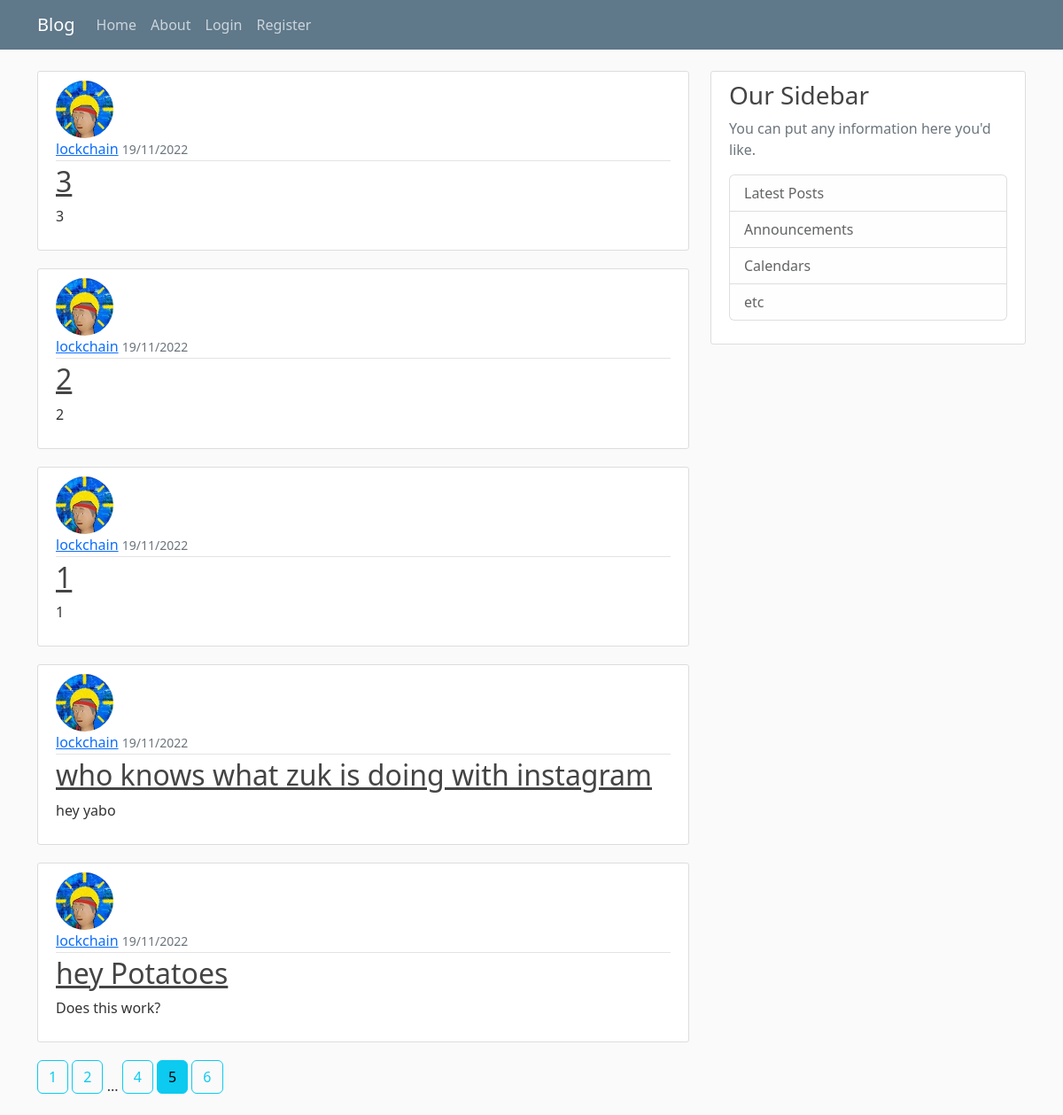
/home?page=5, run on the app's committed database.
### webapp/db_models.py (models this page shows, shortened)
class Post(db.Model):
    id = db.Column(db.Integer, primary_key=True)
    title = db.Column(db.String(100), nullable=False)
    date_posted = db.Column(db.DateTime, nullable=False, default=datetime.datetime.utcnow)
    content = db.Column(db.Text, nullable=False)
    user_id = db.Column(db.Integer, db.ForeignKey('user.id'), nullable=False)

class User(db.Model, UserMixin):
    id = db.Column(db.Integer, primary_key=True)
    username = db.Column(db.String(20), unique=True, nullable=False)
    email = db.Column(db.String(120), unique=True, nullable=False)
    image_file = db.Column(db.String(20), nullable=False, default='default_user.svg')
    password = db.Column(db.String(60), nullable=False)
    posts = db.relationship('Post', backref='author', lazy=True)

### webapp/main/routes.py (the view)
@main.route("/")
@main.route("/home")
def home():
    page = request.args.get('page', 1, type=int)
    posts = Post.query.order_by(Post.date_posted.desc()).paginate(page=page, per_page=5)
    return render_template('index.html', posts=posts)

### webapp/templates/index.html (shortened to what this page needs)
{% extends 'base.html' %}
{% block content %}
    {% for post in posts.items %}
    <article class="media content-section">
        <img src="{{ url_for('static', filename='images/' + post.author.image_file) }}" class="rounded-circle article-img">
      <div class="media-body">
        <div class="article-metadata">
          <a class="mr-2" href="{{ url_for('users.user_post', username=post.author.username) }}">{{ post.author.username }}</a>
          <small class="text-muted">{{ post.date_posted.strftime("%d/%m/%Y") }}</small>
        </div>
        <h2><a class="article-title" href="{{ url_for('posts.post', post_id=post.id) }}">{{ post.title }}</a></h2>
        <p class="article-content">{{ post.content }}</p>
      </div>
    </article>
 {% endfor %}
    {% for page_num in posts.iter_pages(left_edge=2, right_edge=2, left_current=1, right_current=2) %}
    {% if page_num %}
    {% if posts.page == page_num %}
        <a class="btn btn-info mb-4" href="{{ url_for('main.home', page=page_num) }}">{{ page_num }}</a>
    {% else %}
        <a class="btn btn-outline-info mb-4" href="{{ url_for('main.home', page=page_num) }}">{{ page_num }}</a>
    {% endif %}
    {% else %}
        ...
    {% endif %}
    {% endfor %}
{% endblock %}

### webapp/static/main.css (style rules this page uses)
body { background: #fafafa; color: #333333; margin-top: 5rem; }
h1, h2, h3, h4, h5, h6 { color: #444444; }
.content-section { background: #ffffff; padding: 10px 20px; border: 1px solid #dddddd; border-radius: 3px; margin-bottom: 20px; }
.article-title { color: #444444; }
.article-content { white-space: pre-line; }
.article-img { height: 65px; width: 65px; margin-right: 16px; }
.article-metadata { padding-bottom: 1px; margin-bottom: 4px; border-bottom: 1px solid #e3e3e3 }

### data on the page
Post: image_file (picture), author.username "lockchain", date_posted "19/11/2022", title "3", content "3"
Post: image_file (picture), author.username "lockchain", date_posted "19/11/2022", title "2", content "2"
Post: image_file (picture), author.username "lockchain", date_posted "19/11/2022", title "1", content "1"
Post: image_file (picture), author.username "lockchain", date_posted "19/11/2022", title "who knows what zuk is doing with instagram", content "hey yabo"
Post: image_file (picture), author.username "lockchain", date_posted "19/11/2022", title "hey Potatoes", content "Does this work?"

### other printed values
{{ page_num }} "1" "2" "4" "6"
{{ page_num }} "5"
